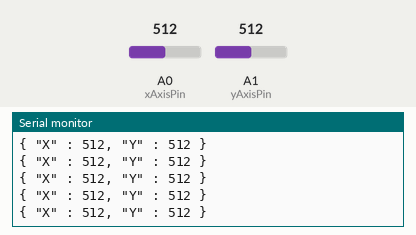
This sketch was run on a simulated Arduino Uno, built with avr-gcc and run on an emulated ATmega328P. Parts: the last lines printed to the serial monitor. The inputs (shaded band) are chosen by the test bench; at power-on: A0 (xAxisPin) = 512, A1 (yAxisPin) = 512.

Above: at 1.2 s.
1.3 s: A0 (xAxisPin) set to 716
At 1.56 s:
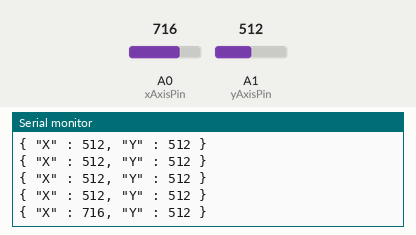
2.8 s: A1 (yAxisPin) set to 716
At 2.97 s:
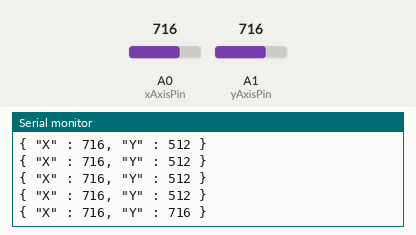
4.3 s: A0 (xAxisPin) set to 900
At 4.37 s:
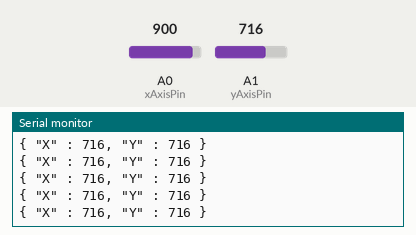
5.8 s: A1 (yAxisPin) set to 900
At 5.98 s:
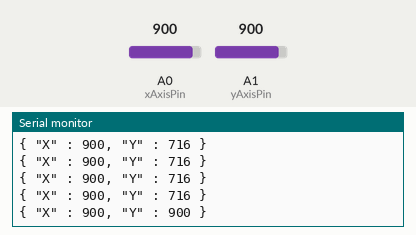
Timing chart, 0 to 8.3 s (numbered marks = the images above; inputs shaded):
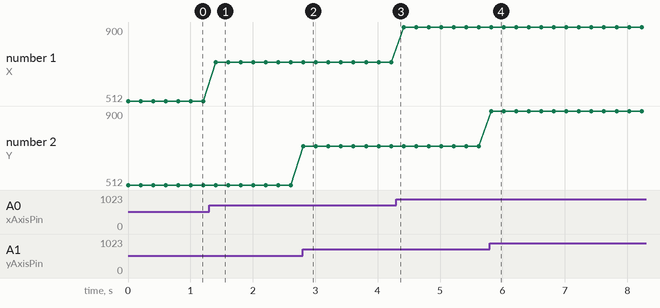

The sketch:

arduinoSeriale.ino
```cpp
/*
Il seguente codice consente all' arduino di leggere i dati x e y di un joystick e di inviarli tramite seriale in formato JSON.
*/
int xAxisPin = 0; //  X pin Joystick
int yAxisPin = 1; // pin y joystick

typedef struct {
  int x;
  int y;
} Joystick;

void setup() {
  Serial.begin(9600); // inizializzo seriale
}

void loop() {
  Joystick joystick;
  joystick.x = analogRead(xAxisPin); // leggo x
  joystick.y = analogRead(yAxisPin); //leggo y

  Serial.print("{ \"X\" : "); //stampo
  Serial.print(joystick.x);
  Serial.print(", \"Y\" : ");
  Serial.print(joystick.y);
  Serial.println(" }");

  delay(200);
}
```

Measured:
- after the input at 1.3 s, the serial monitor: prints a new line after 0.11 s (image 1)
- after the input at 2.8 s, the serial monitor: prints a new line at once (image 2)
- after the input at 5.8 s, the serial monitor: prints a new line at once (image 4)
- plotted number 1: 512 → 716 after the input at 1.3 s, 716 → 900 after the input at 4.3 s
